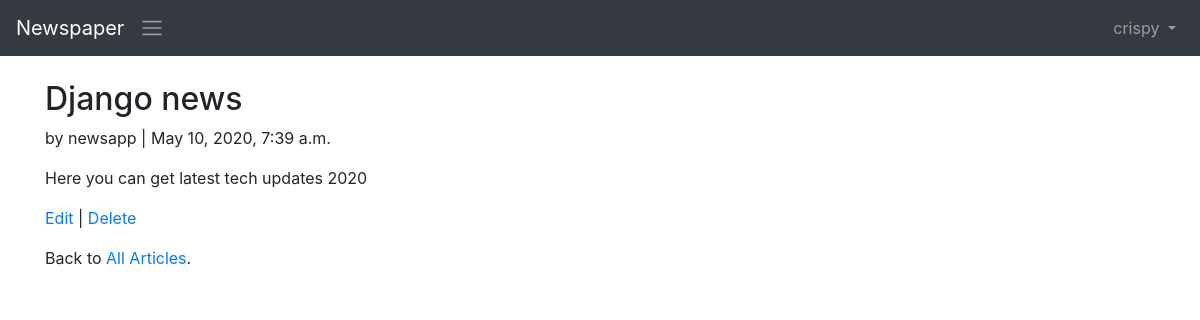
The app's page /article/1 (signed in) with its own data.
### user/models.py (models this page shows)
class CustomUser(AbstractUser):
    age=models.PositiveIntegerField(null=True,blank=True)

### articles/models.py (models this page shows, shortened)
class Article(models.Model):
    title=models.CharField(max_length=200)
    body=models.TextField()
    date=models.DateTimeField(auto_now_add=True)
    author=models.ForeignKey(get_user_model(),on_delete=models.CASCADE,)

### articles/views.py (the view)
# urls.py: path('<int:pk>',ArticleDetailsView.as_view(),name='article_detail'),
class ArticleDetailsView(DetailView):
    model=Article
    template_name='article_detail.html'

### templates/article_detail.html
{%extends 'base.html'%}
{%block content%}
<div class="article-entry">
    <h2>{{ object.title }}</h2>
    <p>by {{ object.author }} | {{ object.date }}</p>
    <p>{{ object.body }}</p>
    </div>
    <p><a href="{% url 'article_edit' article.pk %}">Edit</a> |
    <a href="{% url 'article_delete' article.pk %}">Delete</a>
    </p>
    <p>Back to <a href="{% url 'article_list' %}">All
    Articles</a>.</p>
    {% endblock content %}

### templates/base.html (shortened to what this page needs)
<!DOCTYPE html>
<html lang="en">
<head>
<link rel="stylesheet"
href="https://stackpath.bootstrapcdn.com/bootstrap/4.1.3/css/\bootstrap.min.css"integrity="sha384-MCw98/SFnGE8fJT3GXwEOngsV7Zt27NXFoaoApmYm81i\uXoPkFOJwJ8ERdknLPMO"crossorigin="anonymous">
</head>
<body>
<nav class="navbar navbar-expand-md navbar-dark bg-dark mb-4">
<a class="navbar-brand" href="{% url 'home'%}">Newspaper</a>
<span class="navbar-toggler-icon"></span>
<div class="collapse navbar-collapse" id="navbarCollapse">
{% if user.is_authenticated %}
<ul class="navbar-nav ml-auto">
<li class="nav-item">
<a class="nav-link dropdown-toggle" href="#"id="userMenu"data-toggle="dropdown" aria-haspopup="true"aria-expanded="false">
{{ user.username }}
</a>
</li>
</ul>
{% endif %}
</div>
</nav>
<div class="container">
{% block content %}
{% endblock content %}
</div>
</body>
</html>

### records on screen
CustomUser: username "crispy"
Article: title "Django news", author "newsapp", date "May 10, 2020, 7:39 a.m.", body "Here you can get latest tech updates 2020"
